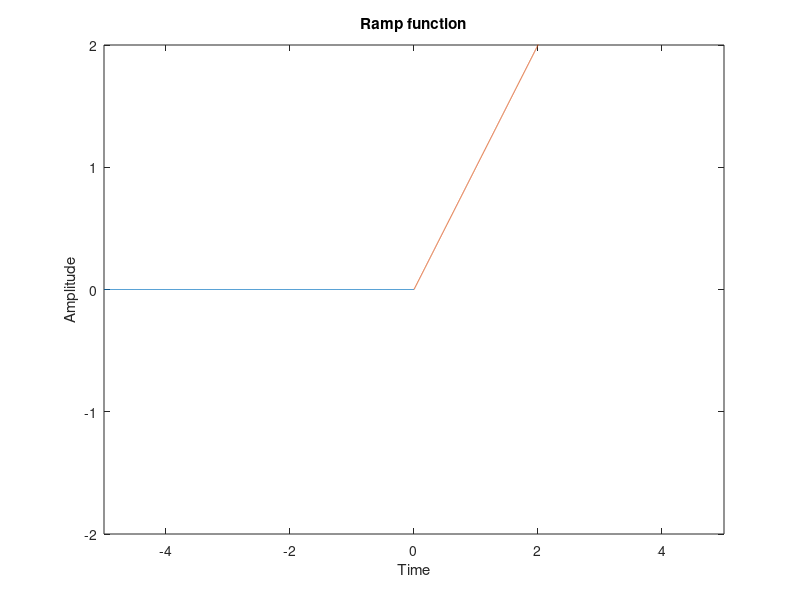

MATLAB code for this plot:
pkg load signal;
pkg load control;

T = input("Enter time: ");
t = -T : 0.001 : 0;
y = 0*t;
plot(t,y)
hold on
t = 0 : 0.001 : T;
y = t;
plot(t,y)
hold on
axis([-T T -2 2])
xlabel("Time")
ylabel("Amplitude")
title("Ramp function")
